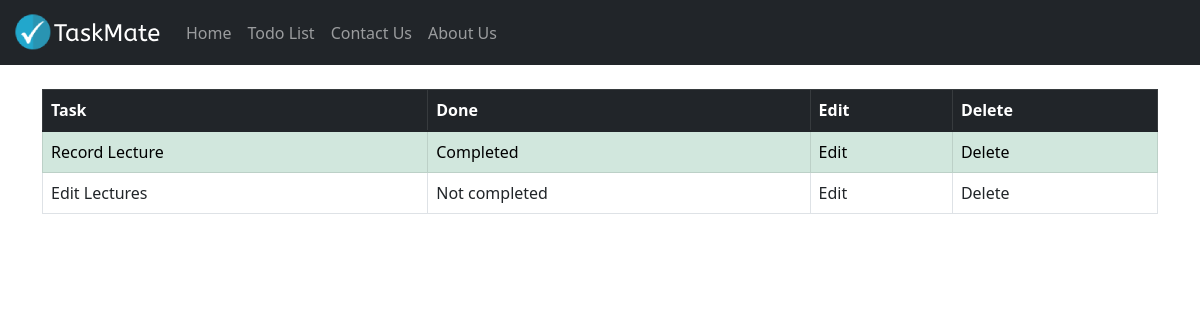
Before: /todolist/ with the older database file.
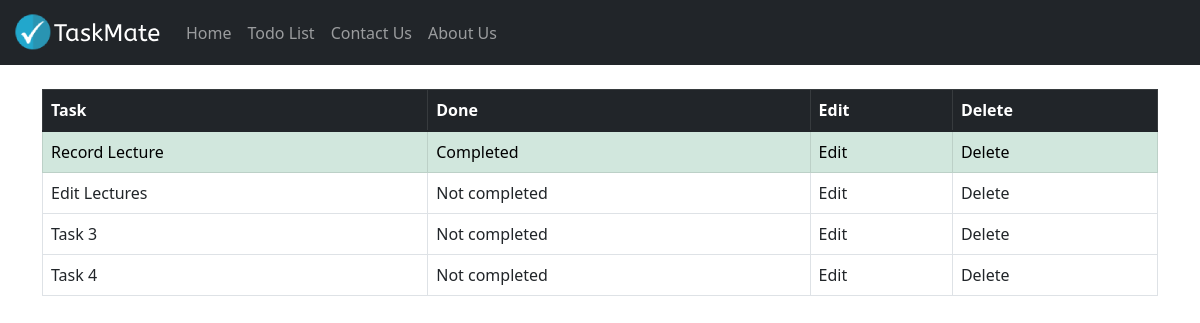
After: the same page with the newer database file.
### todolist_app/models.py (models this page shows, shortened)
class TaskList(models.Model):
    task = models.CharField(max_length=300)
    done = models.BooleanField(default=False)

### todolist_app/views.py (the view)
# urls.py: path('todolist/', include('todolist_app.urls'))
def todolist(request):
    all_tasks = TaskList.objects.all
    return render(request, 'todolist.html', {'all_tasks': all_tasks})

### todolist_app/templates/todolist.html (shortened to what this page needs)
{% extends 'base.html' %}
{% block content %}
<div class="container">
  <br>
  <table class="table table-bordered">
    <thead class="table-dark">
      <tr>
        <th scope="col">Task</th>
        <th scope="col">Done</th>
        <th scope="col">Edit</th>
        <th scope="col">Delete</th>
      </tr>
    </thead>
    <tbody>
      {% for obj in all_tasks %}
      {% if obj.done %}
      <tr class="table-success">
        <td>{{ obj.task }}</td>
        <td>Completed</td>
        <td>Edit</td>
        <td>Delete</td>
      </tr>
      {% else %}
      <tr>
        <td>{{ obj.task }}</td>
        <td>Not completed</td>
        <td>Edit</td>
        <td>Delete</td>
      </tr>
      {% endif %}
      {% endfor %}
    </tbody>
  </table>
</div>
{% endblock content %}

### templates/base.html (shortened to what this page needs)
{% load static %}
<!DOCTYPE html>
<html lang="en">
<head>
  <link href="https://cdn.jsdelivr.net/npm/bootstrap@5.1.3/dist/css/bootstrap.min.css" rel="stylesheet"
 />
  <nav class="navbar navbar-expand-lg navbar-dark bg-dark">
    <div class="container-fluid">
      <a class="navbar-brand" href="#"><img src="{% static 'images/logo.png' %}" alt="Taskmate"></a>
      <div class="collapse navbar-collapse" id="navbarNav">
        <ul class="navbar-nav">
          <li class="nav-item">
            <a class="nav-link" aria-current="page" href="{% url 'todolist' %}">Home</a>
          </li>
          <li class="nav-item">
            <a class="nav-link" href="{% url 'todolist' %}">Todo List</a>
          </li>
          <li class="nav-item">
            <a class="nav-link" href="{% url 'contact' %}">Contact Us</a>
          </li>
          <li class="nav-item">
            <a class="nav-link" href="{% url 'about' %}">About Us</a>
          </li>
        </ul>
      </div>
    </div>
  </nav>
</head>
<body>
  {% block content %}
  {% endblock content %}
</body>
</html>

Changed rows visible on the page:
added TaskList: task "Task 3"
added TaskList: task "Task 4"
